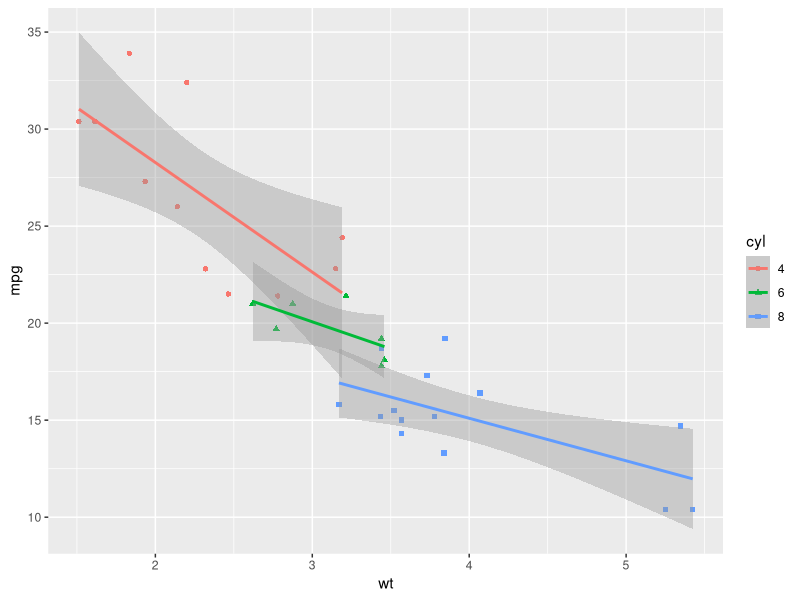
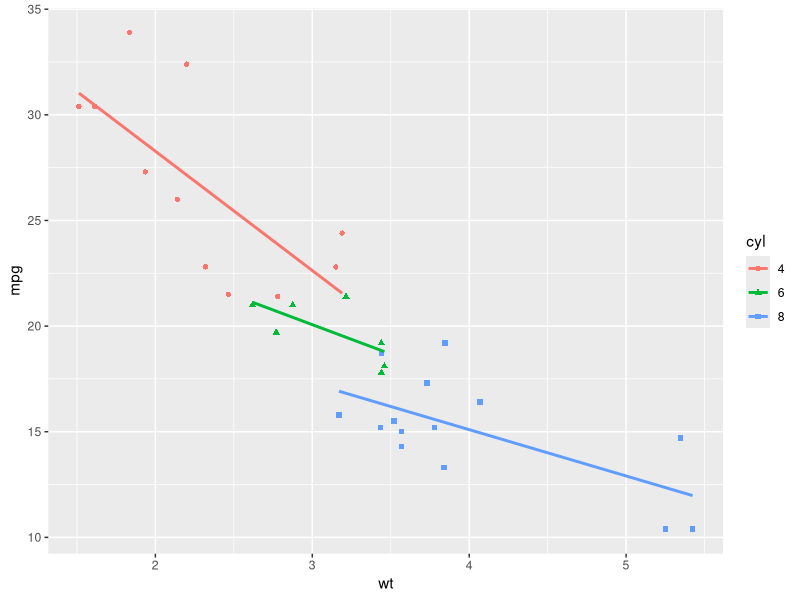
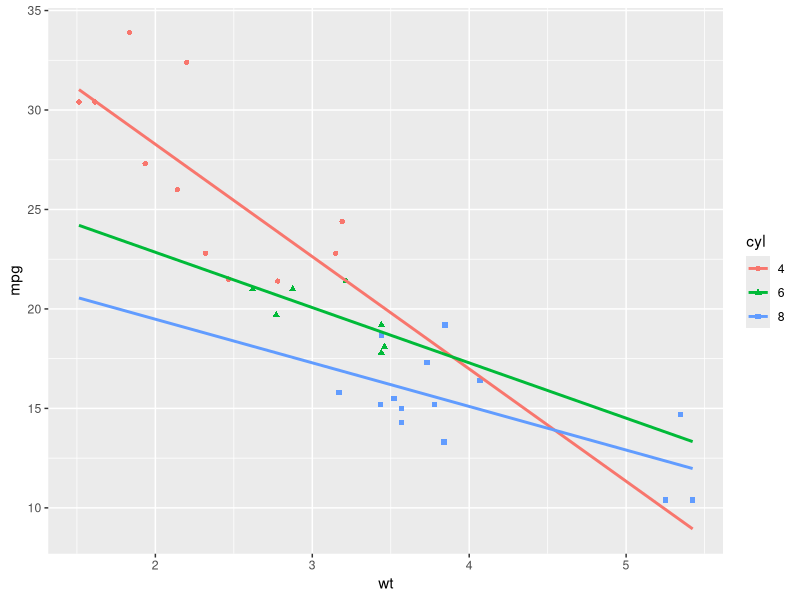
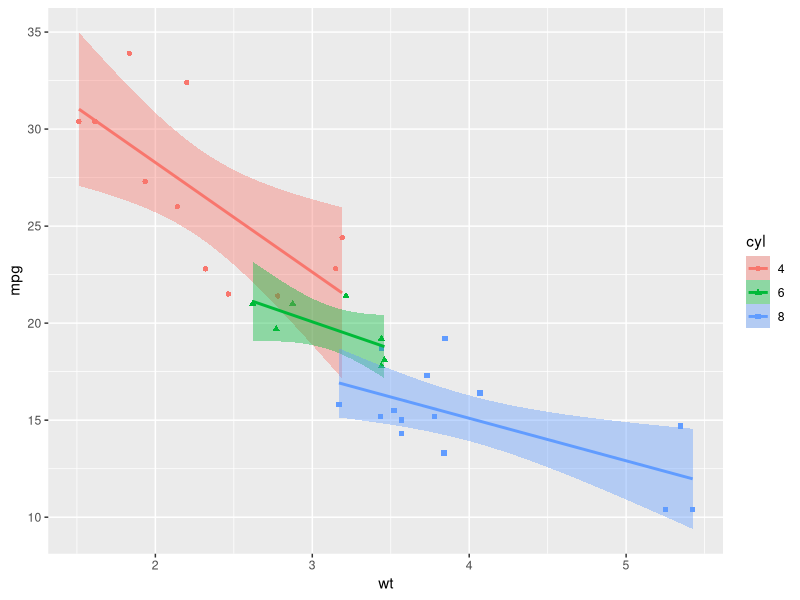
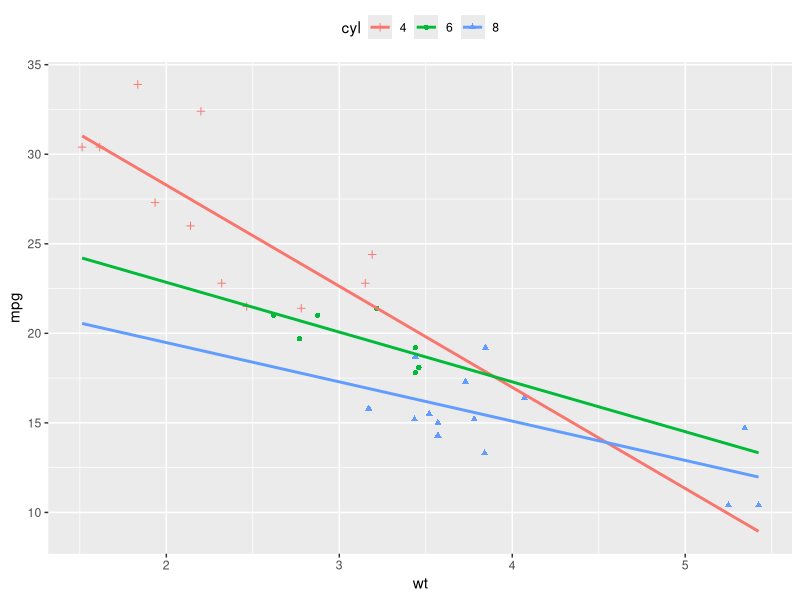
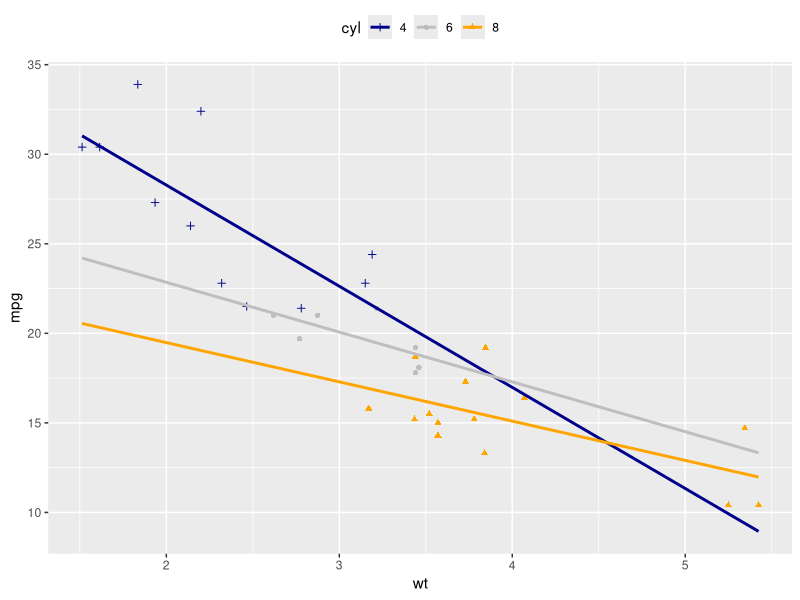
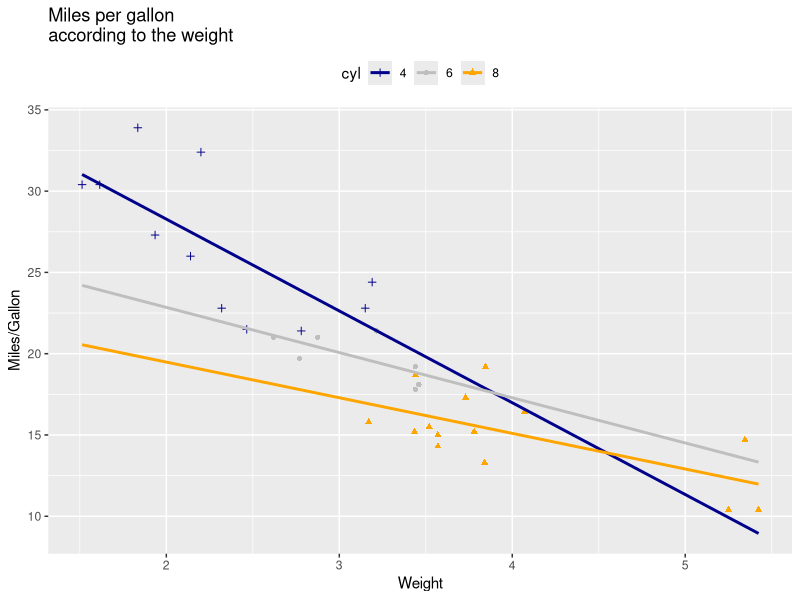
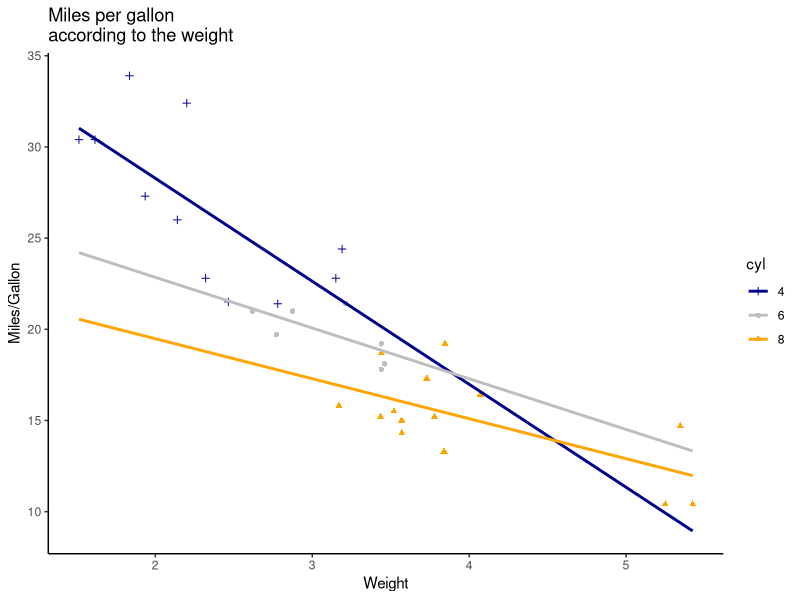

Generate these figures, in order, with R:
library(ggplot2)
dataset = mtcars

# Converting cyl column from a numeric to a factor variable
dataset$cyl = as.factor(dataset$cyl)

# Adding regression lines based on multiple groups
ggplot(dataset, aes(x = wt, y = mpg, color = cyl, shape = cyl))+
  geom_point()+
  geom_smooth(method = lm)

# Removing the confidence intervals
ggplot(dataset, aes(x = wt, y = mpg, color = cyl, shape = cyl))+
  geom_point()+
  geom_smooth(method=lm, se=FALSE)

# Extending the regression lines
ggplot(dataset, aes(x = wt, y = mpg, color = cyl, shape = cyl))+
  geom_point()+
  geom_smooth(method=lm, se=FALSE, fullrange = TRUE)

# Filling the color of confidence bands
ggplot(dataset, aes(x = wt, y = mpg, color = cyl, shape = cyl))+
  geom_point()+
  geom_smooth(method=lm, aes(fill = cyl))

# Changing point shapes manually
ggplot(dataset, aes(x = wt, y = mpg, color = cyl, shape = cyl))+
  geom_point()+
  geom_smooth(method=lm, se = FALSE, fullrange=TRUE)+
  scale_shape_manual(values = c(3, 16, 17))+
  theme(legend.position = "top")

# Changing point colors manually
ggplot(dataset, aes(x = wt, y = mpg, color = cyl, shape = cyl))+
  geom_point()+
  geom_smooth(method=lm, se = FALSE, fullrange=TRUE)+
  scale_shape_manual(values = c(3, 16, 17))+
  scale_color_manual(values = c("darkblue", "grey", "orange"))+
  theme(legend.position = "top")

# Customizing scatter plots
ggplot(dataset, aes(x = wt, y = mpg, color = cyl, shape = cyl))+
  geom_point()+
  geom_smooth(method=lm, se = FALSE, fullrange=TRUE)+
  scale_shape_manual(values = c(3, 16, 17))+
  scale_color_manual(values = c("darkblue", "grey", "orange"))+
  labs(title = "Miles per gallon \naccording to the weight",
       x = "Weight", y = "Miles/Gallon")+
  theme(legend.position = "top")

# Customizing themes
plot = ggplot(dataset, aes(x = wt, y = mpg, color = cyl, shape = cyl))+
  geom_point()+
  geom_smooth(method=lm, se = FALSE, fullrange=TRUE)+
  scale_shape_manual(values = c(3, 16, 17))+
  scale_color_manual(values = c("darkblue", "grey", "orange"))+
  labs(title = "Miles per gallon \naccording to the weight",
       x = "Weight", y = "Miles/Gallon")+
  theme(legend.position = "top")

plot + theme_classic()
plot+theme_minimal()
